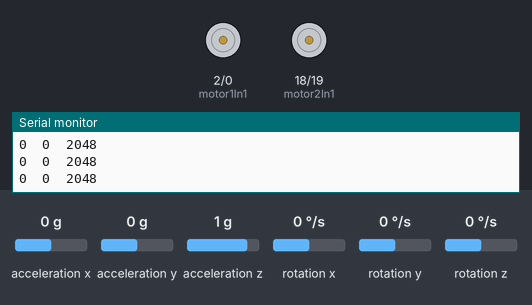
A sketch run on a simulated ESP32. Parts: motor-driver pin pairs drawn as motors (green arrow = first pin HIGH = forward, orange = second pin HIGH = backward, longer = more drive, scaled by the enable pin), the last lines printed to the serial monitor. Inputs (shaded band) come from the test bench; at power-on: acceleration x 0 g, acceleration y 0 g, acceleration z 1 g, rotation x 0 °/s, rotation y 0 °/s, rotation z 0 °/s.

Above: at 1.2 s.
1.3 s: acceleration x set to -1.4 g
At 1.7 s:
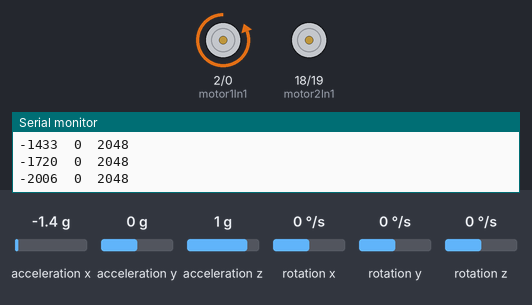
3.3 s: acceleration y set to -1.4 g
At 3.7 s:
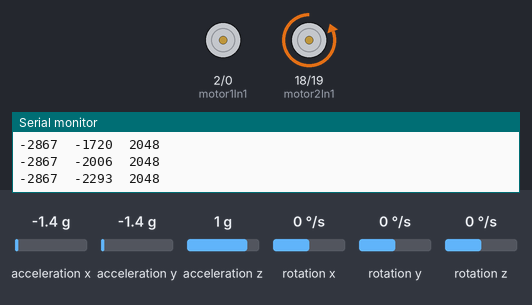
5.3 s: acceleration x set to 0.8 g
At 5.76 s:
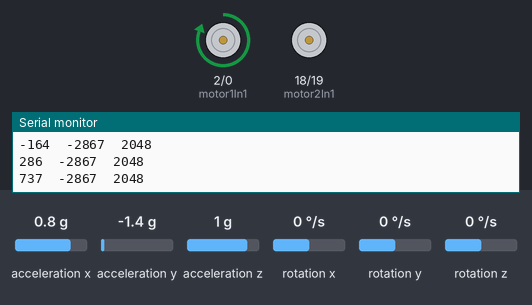
7.3 s: acceleration y set to 0.8 g
At 7.74 s:
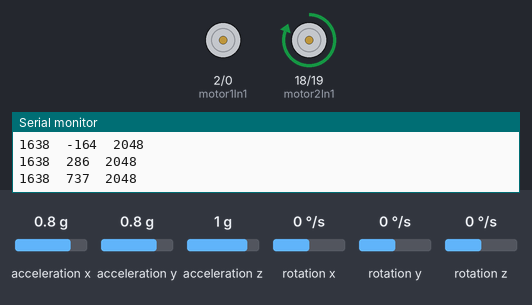
Timing chart, 0 to 10.3 s (numbered marks = the images above; inputs shaded):
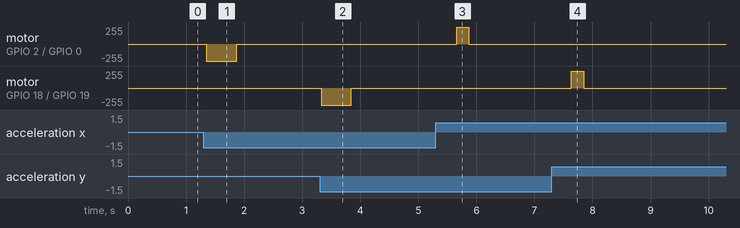

The sketch:

code_final_accelerometre.ino
```cpp
#include <Wire.h>
#include <MPU6050.h>

// Define the pins for the I2C bus
#define SDA1 21
#define SCL1 22

// Define the motor pins
const int motor1In1 = 2;          // Broche du moteur 1 connectée au pont en H de la pcb
const int motor1In2 = 0;
const int motor1PWM = 4;

const int motor2In1 = 18;         // Broche du moteur 2 connectée au pont en H de la pcb
const int motor2In2 = 19;
const int motor2PWM = 5;

MPU6050 mpu1(0x69);  // Notre accelerometre MPU6050 avec address 0x69

const int numReadings = 10; // contant de lectures de la moyenne glissante des valeurs de l'accelerometre

int readings1X[numReadings];
int readings1Y[numReadings];
int readings1Z[numReadings];

int readIndex = 0;
long total1X = 0, total1Y = 0, total1Z = 0;

int16_t prev_smooth1X = 0; // Stocker la valeur lisser de l'accelerometre sur l'axe X
int16_t prev_smooth1Y = 0; // Stocker la valeur lisser de l'accelerometre sur l'axe Y

void setup() {
  Serial.begin(9600);

  // Initialiser Buse I2C
  Wire.begin(SDA1, SCL1);

  // Initialize notre accelerometre MPU6050
  mpu1.initialize();

  mpu1.setFullScaleAccelRange(MPU6050_ACCEL_FS_16); // adjustement de la sensibilité

  // Verification de la connection

  if (mpu1.testConnection()) {
    Serial.println("MPU6050 (0x69) trouvé sur le premier bus I2C");
  } else {
    Serial.println("Erreur de connexion avec MPU6050 (0x69) sur le premier bus I2C");
  }

  // configuration des pin moteurs en sortie
  pinMode(motor1In1, OUTPUT);
  pinMode(motor1In2, OUTPUT);
  pinMode(motor1PWM, OUTPUT);

  pinMode(motor2In1, OUTPUT);
  pinMode(motor2In2, OUTPUT);
  pinMode(motor2PWM, OUTPUT);

  // Initialiser les moteur en mode off
  digitalWrite(motor1In1, LOW);
  digitalWrite(motor1In2, LOW);
  analogWrite(motor1PWM, 0);

  digitalWrite(motor2In1, LOW);
  digitalWrite(motor2In2, LOW);
  analogWrite(motor2PWM, 0);

  // Initialiser les lecture de moyenne glissante à 0
  for (int i = 0; i < numReadings; i++) {
    readings1X[i] = 0;
    readings1Y[i] = 0;
    readings1Z[i] = 0;
  }
}

long smooth(int readings[], long &total, int newReading) {

  // Enlever la dernière lecture de la somme totale
  total = total - readings[readIndex];

  // Ajouter la nouvelle lecture
  readings[readIndex] = newReading;
  total = total + readings[readIndex];

  // Gérer l'indice de lecture pour rester dans les limites du tableau
  readIndex = (readIndex + 1) % numReadings;

  // Calculer la moyenne
  return total / numReadings;
}

void loop() {
  int16_t ax1, ay1, az1;

  // lecture des valeur de l'acceleration du capteur
  mpu1.getAcceleration(&ax1, &ay1, &az1);

  // Calcule de la valeur lisser en X,Y,Z
  long smooth1X = smooth(readings1X, total1X, ax1);
  long smooth1Y = smooth(readings1Y, total1Y, ay1);
  long smooth1Z = smooth(readings1Z, total1Z, az1);

  // Afficher les valeurs de l'acccelerometre lisser
  Serial.print(smooth1X);
  Serial.print("\t");
  Serial.print(smooth1Y);
  Serial.print("\t");
  Serial.print(smooth1Z);
  Serial.println();

  // Controle du motor1 basé sur la valeur de l'acceleromètre smooth1X
  if (abs(smooth1X) - abs(prev_smooth1X) > 40) {
    if (smooth1X < 0) {
      // Forward direction for motor1
      digitalWrite(motor1In1, LOW);
      digitalWrite(motor1In2, HIGH);
      analogWrite(motor1PWM, 255);
    } else if (smooth1X > 0) {
      // Reverse direction for motor1
      digitalWrite(motor1In1, HIGH);
      digitalWrite(motor1In2, LOW);
      analogWrite(motor1PWM, 255);
    }
  } else {
    // Arreter le moteur si il n'ya pas de variation significative
    digitalWrite(motor1In1, LOW);
    digitalWrite(motor1In2, LOW);
    analogWrite(motor1PWM, 0);
  }

  // Controle du motor2 basé sur la valeur de l'acceleromètre smooth1Y
  if (abs(smooth1Y) - abs(prev_smooth1Y) > 60) {
    if (smooth1Y > 0) {
      // Forward direction for motor2
      digitalWrite(motor2In1, HIGH);
      digitalWrite(motor2In2, LOW);
      analogWrite(motor2PWM, 255);
    } else if (smooth1Y < 0) {
      // Reverse direction for motor2
      digitalWrite(motor2In1, LOW);
      digitalWrite(motor2In2, HIGH);
      analogWrite(motor2PWM, 255);
    }
  } else {
    // Arreter le moteur si il n'ya pas de variation significative
    digitalWrite(motor2In1, LOW);
    digitalWrite(motor2In2, LOW);
    analogWrite(motor2PWM, 0);
  }

  // Meettre à jour les valeur precedente lissé
  prev_smooth1X = smooth1X;
  prev_smooth1Y = smooth1Y;

  delay(50);
} 
```

Measured:
- after the input at 1.3 s, motor on GPIO 2 (motor1In1) / GPIO 0 (motor1In2): stopped → backward 255/255 after 0.05 s, → stopped 0.52 s later
- after the input at 3.3 s, motor on GPIO 18 (motor2In1) / GPIO 19 (motor2In2): stopped → backward 255/255 at once, → stopped 0.52 s later
- after the input at 5.3 s, motor on GPIO 2 (motor1In1) / GPIO 0 (motor1In2): stopped → forward 255/255 after 0.36 s, → stopped 0.21 s later
- after the input at 7.3 s, motor on GPIO 18 (motor2In1) / GPIO 19 (motor2In2): stopped → forward 255/255 after 0.34 s, → stopped 0.21 s later
